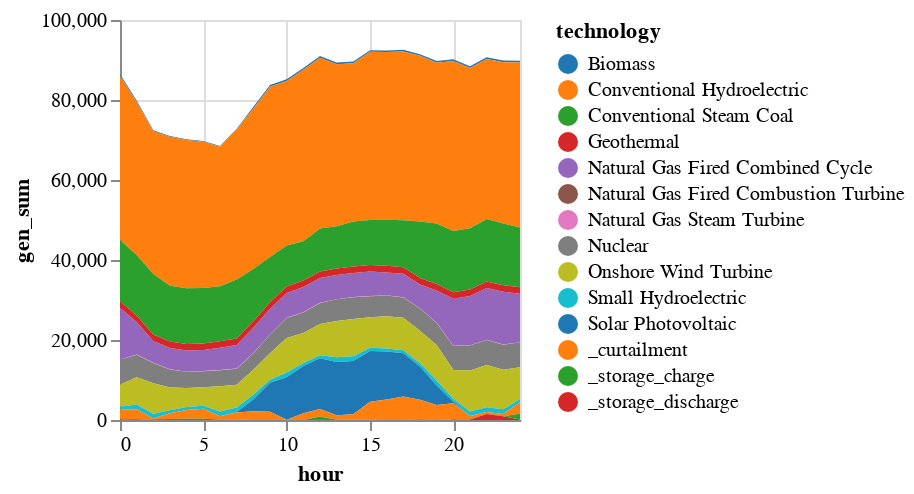

Notebook cell for this chart:
### Code cell
total_gen = plot_total_generation(
    solution, T_period, gen_df, zone_dict,
    "Total Generation by Technology with 1% MIP Gap"
    );

### Figure 1 — Vega specification as saved in the notebook (floating-point values rounded to 4 significant figures; data arrays with more than 128 entries replaced by an {"elided": "..."} marker saying what was removed)
{"$schema": "https://vega.github.io/schema/vega/v5.json", "axes": [{"aria": false, "domain": false, "grid": true, "gridScale": "y", "labels": false, "maxExtent": 0, "minExtent": 0, "orient": "bottom", "scale": "x", "tickCount": {"signal": "ceil(width/40)"}, "ticks": false, "zindex": 0}, {"aria": false, "domain": false, "grid": true, "gridScale": "x", "labels": false, "maxExtent": 0, "minExtent": 0, "orient": "left", "scale": "y", "tickCount": {"signal": "ceil(height/40)"}, "ticks": false, "zindex": 0}, {"grid": false, "labelFlush": true, "labelOverlap": true, "orient": "bottom", "scale": "x", "tickCount": {"signal": "ceil(width/40)"}, "title": "hour", "zindex": 0}, {"grid": false, "labelOverlap": true, "orient": "left", "scale": "y", "tickCount": {"signal": "ceil(height/40)"}, "title": "gen_sum", "zindex": 0}], "background": "white", "data": [{"name": "source_0", "values": {"elided": "350 records"}}, {"name": "data_0", "source": "source_0", "transform": [{"as": "hour", "expr": "toNumber(datum[\"hour\"])", "type": "formula"}, {"field": "gen_sum", "groupby": ["technology"], "key": "hour", "method": "value", "type": "impute", "value": 0}, {"as": ["gen_sum_start", "gen_sum_end"], "field": "gen_sum", "groupby": ["hour"], "offset": "zero", "sort": {"field": ["technology"], "order": ["descending"]}, "type": "stack"}]}], "height": 200, "legends": [{"fill": "color", "symbolType": "circle", "title": "technology"}], "marks": [{"encode": {"update": {"height": {"field": {"group": "height"}}, "width": {"field": {"group": "width"}}}}, "from": {"facet": {"data": "data_0", "groupby": ["technology"], "name": "faceted_path_main"}}, "marks": [{"encode": {"update": {"defined": {"signal": "isValid(datum[\"hour\"]) && isFinite(+datum[\"hour\"]) && isValid(datum[\"gen_sum\"]) && isFinite(+datum[\"gen_sum\"])"}, "description": {"signal": "\"hour: \" + (format(datum[\"hour\"], \"\")) + \"; gen_sum: \" + (format(datum[\"gen_sum\"], \"\")) + \"; technology: \" + (isValid(datum[\"technology\"]) ? datum[\"technology\"] : \"\"+datum[\"technology\"])"}, "fill": {"field": "technology", "scale": "color"}, "orient": {"value": "vertical"}, "x": {"field": "hour", "scale": "x"}, "y": {"field": "gen_sum_end", "scale": "y"}, "y2": {"field": "gen_sum_start", "scale": "y"}}}, "from": {"data": "faceted_path_main"}, "name": "marks", "sort": {"field": "datum[\"hour\"]"}, "style": ["area"], "type": "area"}], "name": "pathgroup", "type": "group"}], "padding": 5, "scales": [{"domain": {"data": "data_0", "field": "hour"}, "name": "x", "nice": true, "range": [0, {"signal": "width"}], "type": "linear", "zero": false}, {"domain": {"data": "data_0", "fields": ["gen_sum_start", "gen_sum_end"]}, "name": "y", "nice": true, "range": [{"signal": "height"}, 0], "type": "linear", "zero": true}, {"domain": {"data": "data_0", "field": "technology", "sort": true}, "name": "color", "range": {"scheme": "category10"}, "type": "ordinal"}], "style": "cell", "width": 200}
